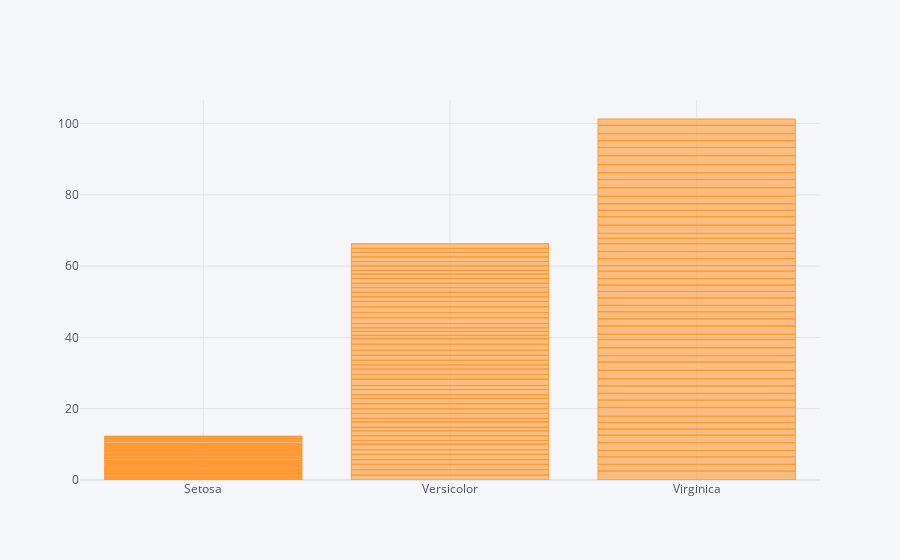

This figure's notebook cell:
### Code cell
iris.iplot(kind='bar',x=['variety'],y=['petal.width'])

### Figure 1 — Plotly figure (JSON) as saved in the notebook; plotly's stock layout.template omitted (floating-point values rounded to 4 significant figures; data arrays with more than 128 entries replaced by an {"elided": "..."} marker saying what was removed)
{"data": [{"marker": {"color": "rgba(255, 153, 51, 0.6)", "line": {"color": "rgba(255, 153, 51, 1.0)", "width": 1}}, "name": "petal.width", "orientation": "v", "text": "", "type": "bar", "x": {"elided": "150 str values"}, "y": {"elided": "150 float values"}}], "layout": {"legend": {"bgcolor": "#F5F6F9", "font": {"color": "#4D5663"}}, "paper_bgcolor": "#F5F6F9", "plot_bgcolor": "#F5F6F9", "title": {"font": {"color": "#4D5663"}}, "xaxis": {"gridcolor": "#E1E5ED", "showgrid": true, "tickfont": {"color": "#4D5663"}, "title": {"font": {"color": "#4D5663"}, "text": ""}, "zerolinecolor": "#E1E5ED"}, "yaxis": {"gridcolor": "#E1E5ED", "showgrid": true, "tickfont": {"color": "#4D5663"}, "title": {"font": {"color": "#4D5663"}, "text": ""}, "zerolinecolor": "#E1E5ED"}}}
